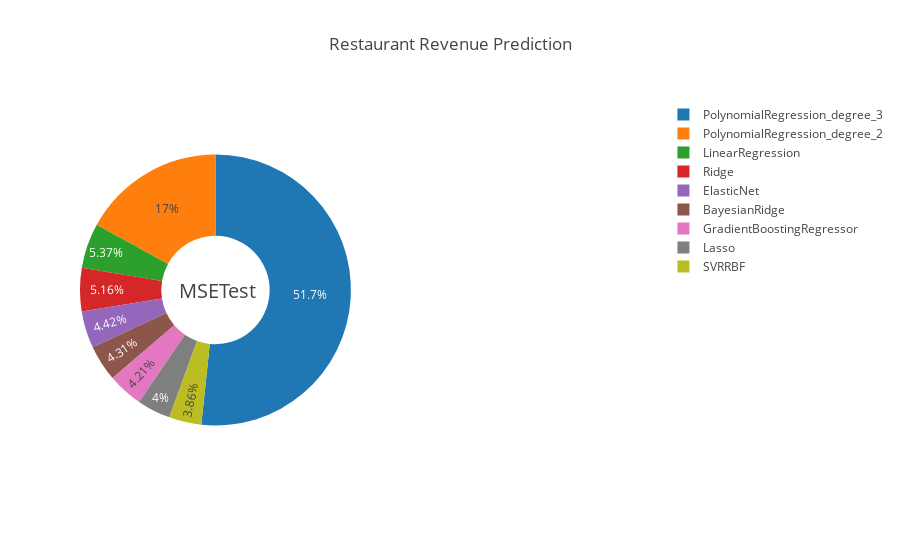

Notebook cell for this chart:
### Code cell
import plotly.offline as py
import plotly.graph_objs as go
from plotly.offline import download_plotlyjs, init_notebook_mode, plot, iplot
init_notebook_mode(connected=True)

fig = {
  "data": [
        {
      "values": [0.281783, 0.258457, 0.359310, 0.267936, 0.345152, 0.295849, 0.288558, 1.138787, 3.459563, 0.296979],
      "labels": [
        'GradientBoostingRegressor',
        'SVRRBF',
        'LinearRegression',
        'Lasso', 
        'Ridge', 
        'ElasticNet', 
        'BayesianRidge', 
        'PolynomialRegression_degree_2', 
        'PolynomialRegression_degree_3'
      ],
      #"text":["RMSETrain"],
      "textposition":"inside",
      "domain": {"column": 0},
      "name": "MSETest",
      "hoverinfo":"label+percent+name",
      "hole": .4,
      "type": "pie"
    }  
],
  "layout": {
        "title":"Restaurant Revenue Prediction",
        "grid": {"rows": 1, "columns": 2},
        "annotations": [
            
            {
                "font": {
                    "size": 20
                },
                "showarrow": False,
                "text": "MSETest",
                "x": 0.17,
                "y": 0.5
            }
        ]
    }
}
py.iplot(fig, filename='donut')

### Figure 1 — Plotly figure (JSON) as saved in the notebook; plotly's stock layout.template omitted (floating-point values rounded to 4 significant figures)
{"data": [{"domain": {"column": 0}, "hole": 0.4, "hoverinfo": "label+percent+name", "labels": ["GradientBoostingRegressor", "SVRRBF", "LinearRegression", "Lasso", "Ridge", "ElasticNet", "BayesianRidge", "PolynomialRegression_degree_2", "PolynomialRegression_degree_3"], "name": "MSETest", "textposition": "inside", "type": "pie", "uid": "448a5b5c-7613-41e1-b4ce-2b8d85f636aa", "values": [0.2818, 0.2585, 0.3593, 0.2679, 0.3452, 0.2958, 0.2886, 1.139, 3.46, 0.297]}], "layout": {"annotations": [{"font": {"size": 20}, "showarrow": false, "text": "MSETest", "x": 0.17, "y": 0.5}], "grid": {"columns": 2, "rows": 1}, "title": {"text": "Restaurant Revenue Prediction"}}}
